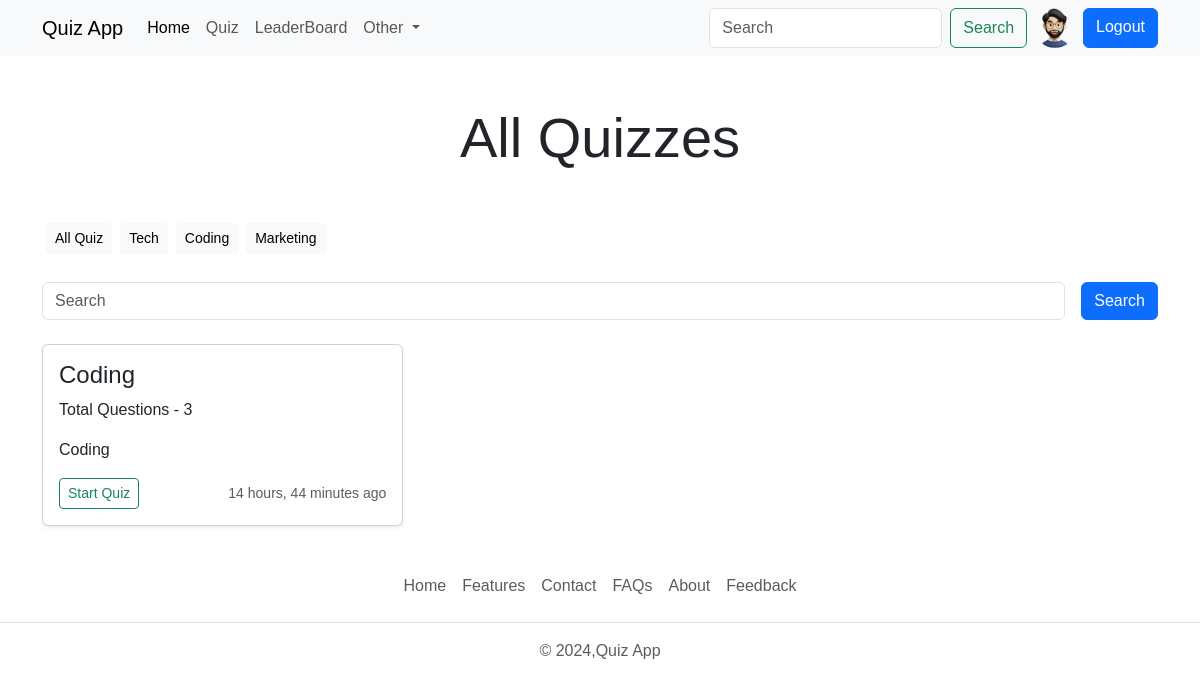
The page /quiz/all_quiz (signed in) on the database its author committed.
### account/models.py (models this page shows, shortened)
class Profile(models.Model):
    user = models.OneToOneField(User, on_delete=models.CASCADE,null=True, verbose_name='User Object')
    bio = models.TextField(blank=True, null=True)
    profile_img = models.ImageField(upload_to='profile_images',default='user.png',blank=True,null=True, verbose_name='Profile Pic')
    location = models.CharField(max_length=100,null=True,blank=True)
    GENDER = (
        ('Male','Male'),
        ('Female','Female'),
        ('Other','Other'),
    )
    gender = models.CharField(max_length=6,choices=GENDER,blank=True,null=True)

### quiz/models.py (models this page shows, shortened)
class Category(models.Model):
    name = models.CharField(max_length=15)
    class Meta:
        verbose_name_plural = 'Categories'

class Quiz(models.Model):
    title = models.CharField(max_length=255)
    description = models.TextField()
    category = models.ForeignKey(Category,on_delete=models.CASCADE)
    quiz_file = models.FileField(upload_to='quiz/')
    created_at = models.DateTimeField(auto_now_add=True)
    updated_at = models.DateTimeField(auto_now=True)
    class Meta:
        verbose_name_plural = 'Quizzes'

class Question(models.Model):
    quiz = models.ForeignKey(Quiz,on_delete=models.CASCADE)
    text = models.TextField()

### quiz/views.py (the view)
# urls.py: path('all_quiz',views.all_quiz_view,name='all_quiz'),
@login_required(login_url='login')
def all_quiz_view(request):
    user_object = User.objects.get(username=request.user)
    user_profile = Profile.objects.get(user=user_object)
    quizzes = Quiz.objects.all().order_by('-created_at')
    categories = Category.objects.all()
    context = {'user_profile':user_profile,'quizzes':quizzes,'categories':categories}
    return render(request,'allquiz.html',context)

### templates/allquiz.html (shortened to what this page needs)
{% extends 'index.html' %}
{% block content %}
<h1 class="display-4 my-5 text-center">All Quizzes</h1>
<div class="container">
  <div class="d-flex flex-wrap">
    <a href="{% url 'all_quiz' %}" class="btn btn-sm btn-light m-1">All Quiz</a>
    {% for category in categories %}
    <a href="{% url 'search' category.name %}" class="btn btn-sm btn-light m-1">{{category.name}}</a>
    {% endfor %}
  </div>
</div>
<form class="container d-flex my-4" role="search" method="get" action="{% url 'search' ' ' %}">
  <input name="q" class="form-control me-2" type="search" placeholder="Search" aria-label="Search">
  <a href="#" type="submit" class="btn btn-primary ms-2">Search</a>
</form>
<div class="container">
  <div class="row row-cols-1 row-cols-sm-1 row-cols-md-2 row-cols-lg-3 g-3">
    {% if quizzes|length > 0 %}
      {% for quiz in quizzes %}
      <div class="col">
        <div class="card shadow-sm">
          <div class="card-body">
            <h4>{{quiz.title}}</h4>
            <p class="card-text">Total Questions - {{quiz.question_set.all|length}}</p>
            <p class="card-text">{{quiz.description|truncatewords:7}}</p>
            <div class="d-flex justify-content-between align-items-center">
              <div class="btn-group">
                <a href="{% url 'quiz' quiz.id %}" class="btn btn-sm btn-outline-success">Start Quiz</a>
              </div>
              <small class="text-body-secondary">{{quiz.created_at|timesince}} ago</small>
            </div>
          </div>
        </div>
      </div>
      {% endfor %}
    {% else %}
      <div class="col-lg-12 col-md-12 col-12">
        <p class="text-center text-danger fs-5">No Quiz Available</p>
      </div>
    {% endif %}
  </div>
</div>
{% endblock content %}

### templates/components/navbar.html (shortened to what this page needs)
<nav class="navbar navbar-expand-lg bg-body-tertiary d-lg-block d-none">
    <div class="container">
        <a class="navbar-brand" href="{% url 'home' %}">Quiz App</a>
        <div class="collapse navbar-collapse" id="navbarScroll">
          <ul class="navbar-nav me-auto my-2 my-lg-0 navbar-nav-scroll" style="--bs-scroll-height: 100px;">
            <li class="nav-item">
              <a class="nav-link active" aria-current="page" href="{% url 'home' %}">Home</a>
            </li>
            <li class="nav-item">
              <a class="nav-link" href="{% url 'all_quiz' %}">Quiz</a>
            </li>
            <li class="nav-item">
              <a class="nav-link" href="{% url 'leaderboard' %}">LeaderBoard</a>
            </li>
            <li class="nav-item dropdown">
              <a class="nav-link dropdown-toggle" href="#" role="button" data-bs-toggle="dropdown" aria-expanded="false">
                Other
              </a>
            </li>
          </ul>
          <form class="d-flex" role="search">
            <input class="form-control me-2" type="search" placeholder="Search" aria-label="Search">
            <button class="btn btn-outline-success" type="submit">Search</button>
            {% if request.user.is_authenticated %}
            <a href="{% url 'profile' request.user.username %}" data-bs-toggle="tooltip" data-bs-placement="bottom" data-bs-title="@{{request.user.username}}" class="mx-2">
              <img src="{{user_profile.profile_img.url}}" class="rounded-circle" alt="profile_image" width="40" height="40">
            </a>
            <a href="{% url 'logout' %}" class="btn btn-primary">Logout</a>
            {% else %}
            <a href="{% url 'login' %}" class="btn btn-primary ms-2">Login</a>
            {% endif %}
          </form>
        </div>
    </div>
</nav>

### static/css/style.css (style rules this page uses)
* { font-family: 'Trebuchet MS', 'Lucida Sans Unicode', 'Lucida Grande', 'Lucida Sans', Arial, sans-serif; }

### rows shown on the page
Profile: profile_img (picture)
Category: name "Tech"
Category: name "Coding"
Category: name "Marketing"
Quiz: title "Coding", question_set.all|length "3", description "Coding", created_at "14 hours, 44 minutes"
